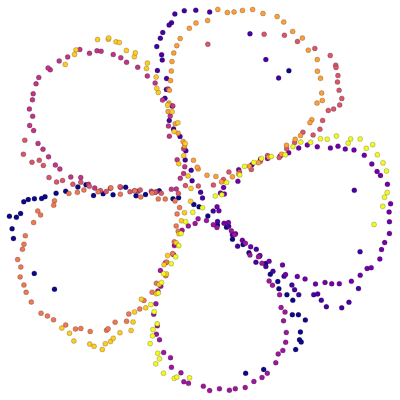

This figure's notebook cell:
### Code cell
X_dr = X_MDS
y = labels
method_name = 'MDS'
plotly_2D_scatter(X_dr, y,
                  save_path = 'images/ortho_cycle/'+method_name+'.pdf',
                  width=400, height=400, leave_out = 0.1,
                  autosize=False, margin = {'l':0,'r':0,'t':0,'b':0})

### Figure 1 — Plotly figure (JSON) as saved in the notebook; plotly's stock layout.template omitted (floating-point values rounded to 4 significant figures; data arrays with more than 128 entries replaced by an {"elided": "..."} marker saying what was removed)
{"data": [{"hovertemplate": "x=%{x}<br>y=%{y}<br>color=%{marker.color}<extra></extra>", "legendgroup": "", "marker": {"color": {"elided": "500 int values"}, "coloraxis": "coloraxis", "line": {"color": "black", "width": 0.2}, "opacity": 1, "size": 5, "symbol": "circle"}, "mode": "markers", "name": "", "orientation": "v", "showlegend": false, "type": "scatter", "x": {"elided": "500 float values"}, "xaxis": "x", "y": {"elided": "500 float values"}, "yaxis": "y"}], "layout": {"autosize": false, "coloraxis": {"colorbar": {"title": {"text": "color"}}, "colorscale": [[0, "#0d0887"], [0.1111, "#46039f"], [0.2222, "#7201a8"], [0.3333, "#9c179e"], [0.4444, "#bd3786"], [0.5556, "#d8576b"], [0.6667, "#ed7953"], [0.7778, "#fb9f3a"], [0.8889, "#fdca26"], [1, "#f0f921"]], "showscale": false}, "height": 400, "legend": {"tracegroupgap": 0}, "margin": {"b": 0, "l": 0, "r": 0, "t": 0}, "plot_bgcolor": "white", "width": 400, "xaxis": {"anchor": "y", "domain": [0, 1], "range": [-2.093, 2.155], "title": {"text": "x"}, "visible": false}, "yaxis": {"anchor": "x", "domain": [0, 1], "range": [-2.164, 2.091], "title": {"text": "y"}, "visible": false}}}
